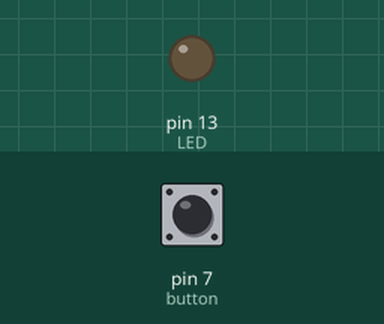
Bench run of a sketch on a simulated Arduino Uno, built with avr-gcc and run on an emulated ATmega328P. Shown: output pins drawn as LEDs (lit = HIGH). The inputs (shaded band) are chosen by the test bench; at power-on: pin 7 (button) LOW.

Above: at 1.2 s.
1.3 s: pin 7 (button) pulled HIGH for 0.15 s
At 2.6 s:
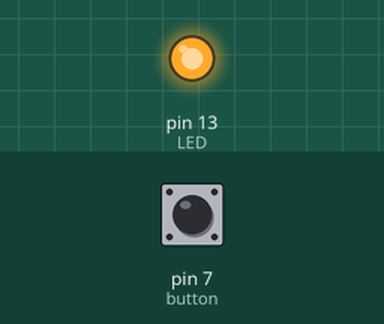
3.3 s: pin 7 (button) pulled HIGH for 1 s
At 4.1 s:
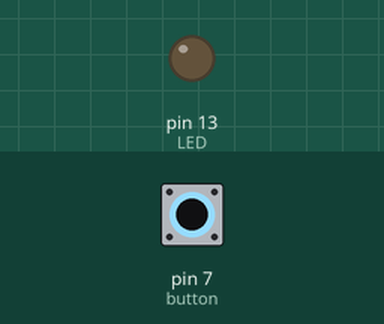
5.8 s: pin 7 (button) pulled HIGH for 3.2 s
At 7.2 s:
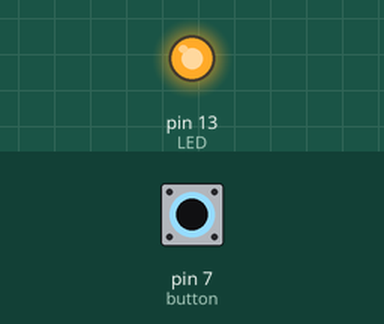
Timing chart, 0 to 8.8 s (numbered marks = the images above; inputs shaded):
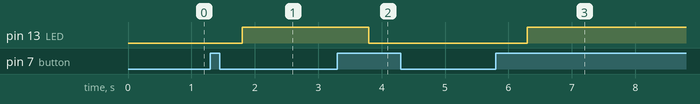

The sketch:

LED_Switch.ino
```cpp
//Test 1
const int LED = 13;
const int button = 7; //ボタンが接続されているピン

int val = 0; //入力ピンの情報がここに格納される
int old_val = 0; //以前のvalの値を保存しておく
int state = 0; //LEDの状態（０でオフ、１でオン）


void setup()
{
  pinMode(LED, OUTPUT); //arduinoの出力がLEDだと定義
  pinMode(button, INPUT); //buttonは入力として設定
}

void loop()
{
  val = digitalRead(button); //入力を読み取り、valに格納
  //入力がHighか否か
  if ((val == HIGH) && (old_val == LOW)){
  state = 1 - state;
  delay(500);
  }
  old_val = val;
  if (state == 1){
    digitalWrite(LED, HIGH);
  } else {
    digitalWrite(LED, LOW); //LED off
  }
}
```

Measured:
- after the input at 1.3 s, pin 13 (LED): LOW → HIGH after 0.50 s
- after the input at 3.3 s, pin 13 (LED): HIGH → LOW after 0.50 s
- after the input at 5.8 s, pin 13 (LED): LOW → HIGH after 0.50 s
